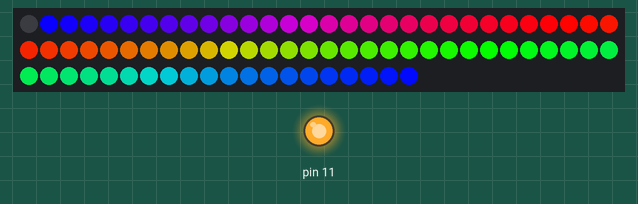
Bench run of a sketch on a simulated Arduino Uno, built with avr-gcc and run on an emulated ATmega328P. On the bench: 80 RGB LEDs in strip order, left to right, continuing on the next row, output pins drawn as LEDs (lit = HIGH).

Above: at 0.05 s.
At 9.95 s:
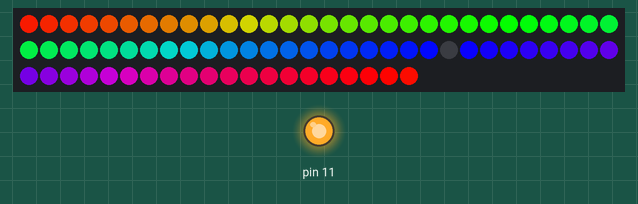
At 19.94 s:
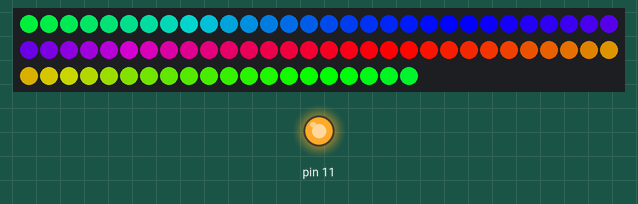
At 39.83 s:
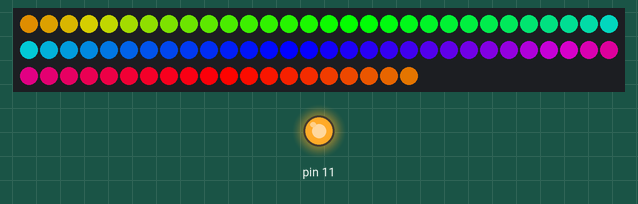
Timing chart, 0 to 40.0 s (numbered marks = the images above):
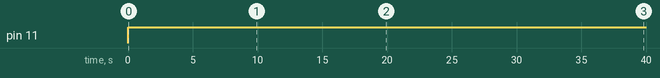

The sketch:

rainbowledRecovered_.ino
```cpp
#include "FastLED.h"
#define NUM_LEDS 80
CRGB leds[NUM_LEDS];
void setup() {
  pinMode(11, OUTPUT);
  FastLED.addLeds<WS2801, RGB>(leds, NUM_LEDS); }
void loop() {
    digitalWrite(11, HIGH);

    //int colors[6] = {CRGB::Red, CRGB::Orange, CRGB::Yellow, CRGB::Green, CRGB::Blue, CRGB::Purple};
     CRGB hi[7] = {CRGB::Red, CRGB::Orange, CRGB::Yellow, CRGB::Green, CRGB::Blue, CRGB::Purple, CRGB::Red};

    //}

     for(int j = 0; j < 256; j++) {
   for(int i = 0; i < NUM_LEDS; i++) {
      leds[i] = Scroll((i * 256 / NUM_LEDS + j) % 256);
    }

    FastLED.show();
    delay(100);
  }

}

CRGB Scroll(int pos) {
  CRGB color (0,0,0);
  if(pos < 85) {
    color.g = 0;
    color.r = ((float)pos / 85.0f) * 255.0f;
    color.b = 256 - color.r;
  } else if(pos < 170) {
    color.g = ((float)(pos - 85) / 85.0f) * 255.0f;
    color.r = 256 - color.g;
    color.b = 0;
  } else if(pos < 400) {
    color.b = ((float)(pos - 170) / 85.0f) * 255.0f;
    color.g = 256 - color.b;
    color.r = 1;
  }
  return color;
}
```

Measured:
- by itself, pin 11: LOW → HIGH at 0.00 s
